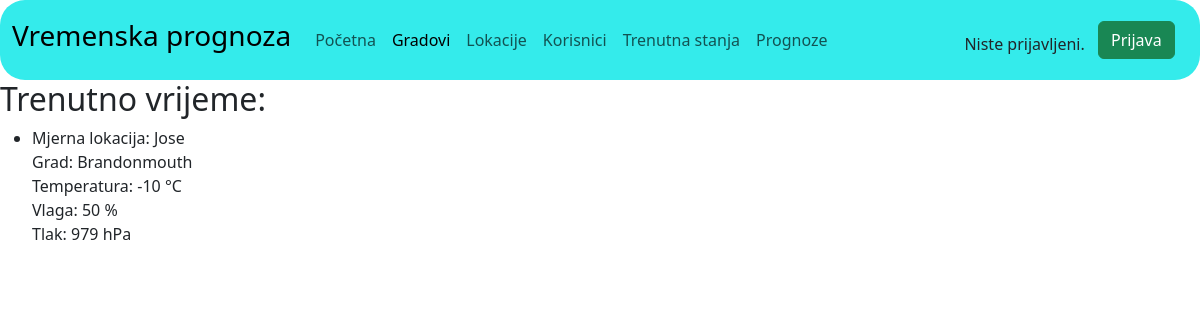
/trenutnovrijeme/2703/, run on the app's committed database.
### main/models.py (models this page shows, shortened)
class TrenutnoVrijeme(models.Model):
    lokacija = models.OneToOneField(
        Lokacija,
        on_delete=models.CASCADE,
        primary_key=True,
    )
    temperatura = models.CharField(max_length=6)
    vlaga = models.CharField(max_length=3)
    tlak = models.CharField(max_length=5)

class Lokacija(models.Model):
    ime = models.CharField("Ime", max_length=64)
    grad = models.ForeignKey(Grad, on_delete=models.CASCADE)
    zem_sirina = models.CharField("Zemljopisna sirina", max_length=64)
    zem_duzina = models.CharField("Zemljopisna duzina", max_length=64)

class Grad(models.Model):
    ime_grada = models.CharField("Ime grada", max_length=64)
    drzava = models.CharField("Drzava u kojoj se nalazi: ", max_length=64)

### main/views.py (the view)
# urls.py: path('trenutnovrijeme/<id>/', views.TrenutnoVrijeme1.as_view()),
class TrenutnoVrijeme1(ListView):
    template_name = 'main/trenutnovrijeme.html'
    def get_queryset(self):
        self.lokacija = get_object_or_404(Lokacija, id=self.kwargs['id'])
        return TrenutnoVrijeme.objects.filter(lokacija_id=self.lokacija.id)

### main/templates/main/trenutnovrijeme.html (shortened to what this page needs)
<head>
    <link href="https://cdn.jsdelivr.net/npm/bootstrap@5.3.0-alpha1/dist/css/bootstrap.min.css" rel="stylesheet">
</head>
<nav class="navbar navbar-expand-lg" style="background-color: #34ebeb;border-radius: 25px;">
    <div class="container-fluid">
      <a class="navbar-brand" href="#"><h3>Vremenska prognoza</h3></a>
      <div class="collapse navbar-collapse" id="navbarSupportedContent">
        <ul class="navbar-nav me-auto mb-2 mb-lg-0">
          <li class="nav-item">
            <a class="nav-link" aria-current="page" href="/">Početna</a>
          </li>
          <li class="nav-item">
            <a class="nav-link active" aria-current="page" href="/gradovi">Gradovi</a>
          </li>
          <li class="nav-item">
            <a class="nav-link" aria-current="page" href="/lokacije">Lokacije</a>
          </li>
          <li class="nav-item">
            <a class="nav-link" aria-current="page" href="/korisnici">Korisnici</a>
          </li>
          <li class="nav-item">
            <a class="nav-link" aria-current="page" href="/trenutnavremena">Trenutna stanja</a>
          </li>
          <li class="nav-item">
            <a class="nav-link" aria-current="page" href="/prognoze">Prognoze</a>
          </li>
        </ul>
        <div class="nav-link disabled" style="margin-right: 10pt;">
            {% if user.is_authenticated %}
                <br/>
                <p>Vaše ime: {{ user.username }}</p>
            {% else %}
                <br/>
                <p>Niste prijavljeni.</p>
            {% endif %}
        </div>
        {% if user.is_authenticated %}
            <a class="btn btn-danger" style="margin-right: 10pt;" href="/odjava">Odjava</a></br>
        {% else %}
            <a class="btn btn-success" style="margin-right: 10pt;" href="/accounts/login">Prijava</a></br>
        {% endif %}
      </div>
    </div>
  </nav>
{% block content %}
    <h2>Trenutno vrijeme:</h2>
    <ul>
        {% for el in object_list %}
            <li>
                Mjerna lokacija: {{ el.lokacija.ime }}<br>
                Grad: {{ el.lokacija.grad.ime_grada }} <br>
                Temperatura: {{ el.temperatura }} °C<br>
                Vlaga: {{ el.vlaga }} %<br>
                Tlak: {{ el.tlak }} hPa<br>
            </li>
            <br>
        {% endfor %}
    </ul>
{% endblock %}

### data on the page
TrenutnoVrijeme: lokacija.ime "Jose", lokacija.grad.ime_grada "Brandonmouth", temperatura "-10", vlaga "50", tlak "979"
